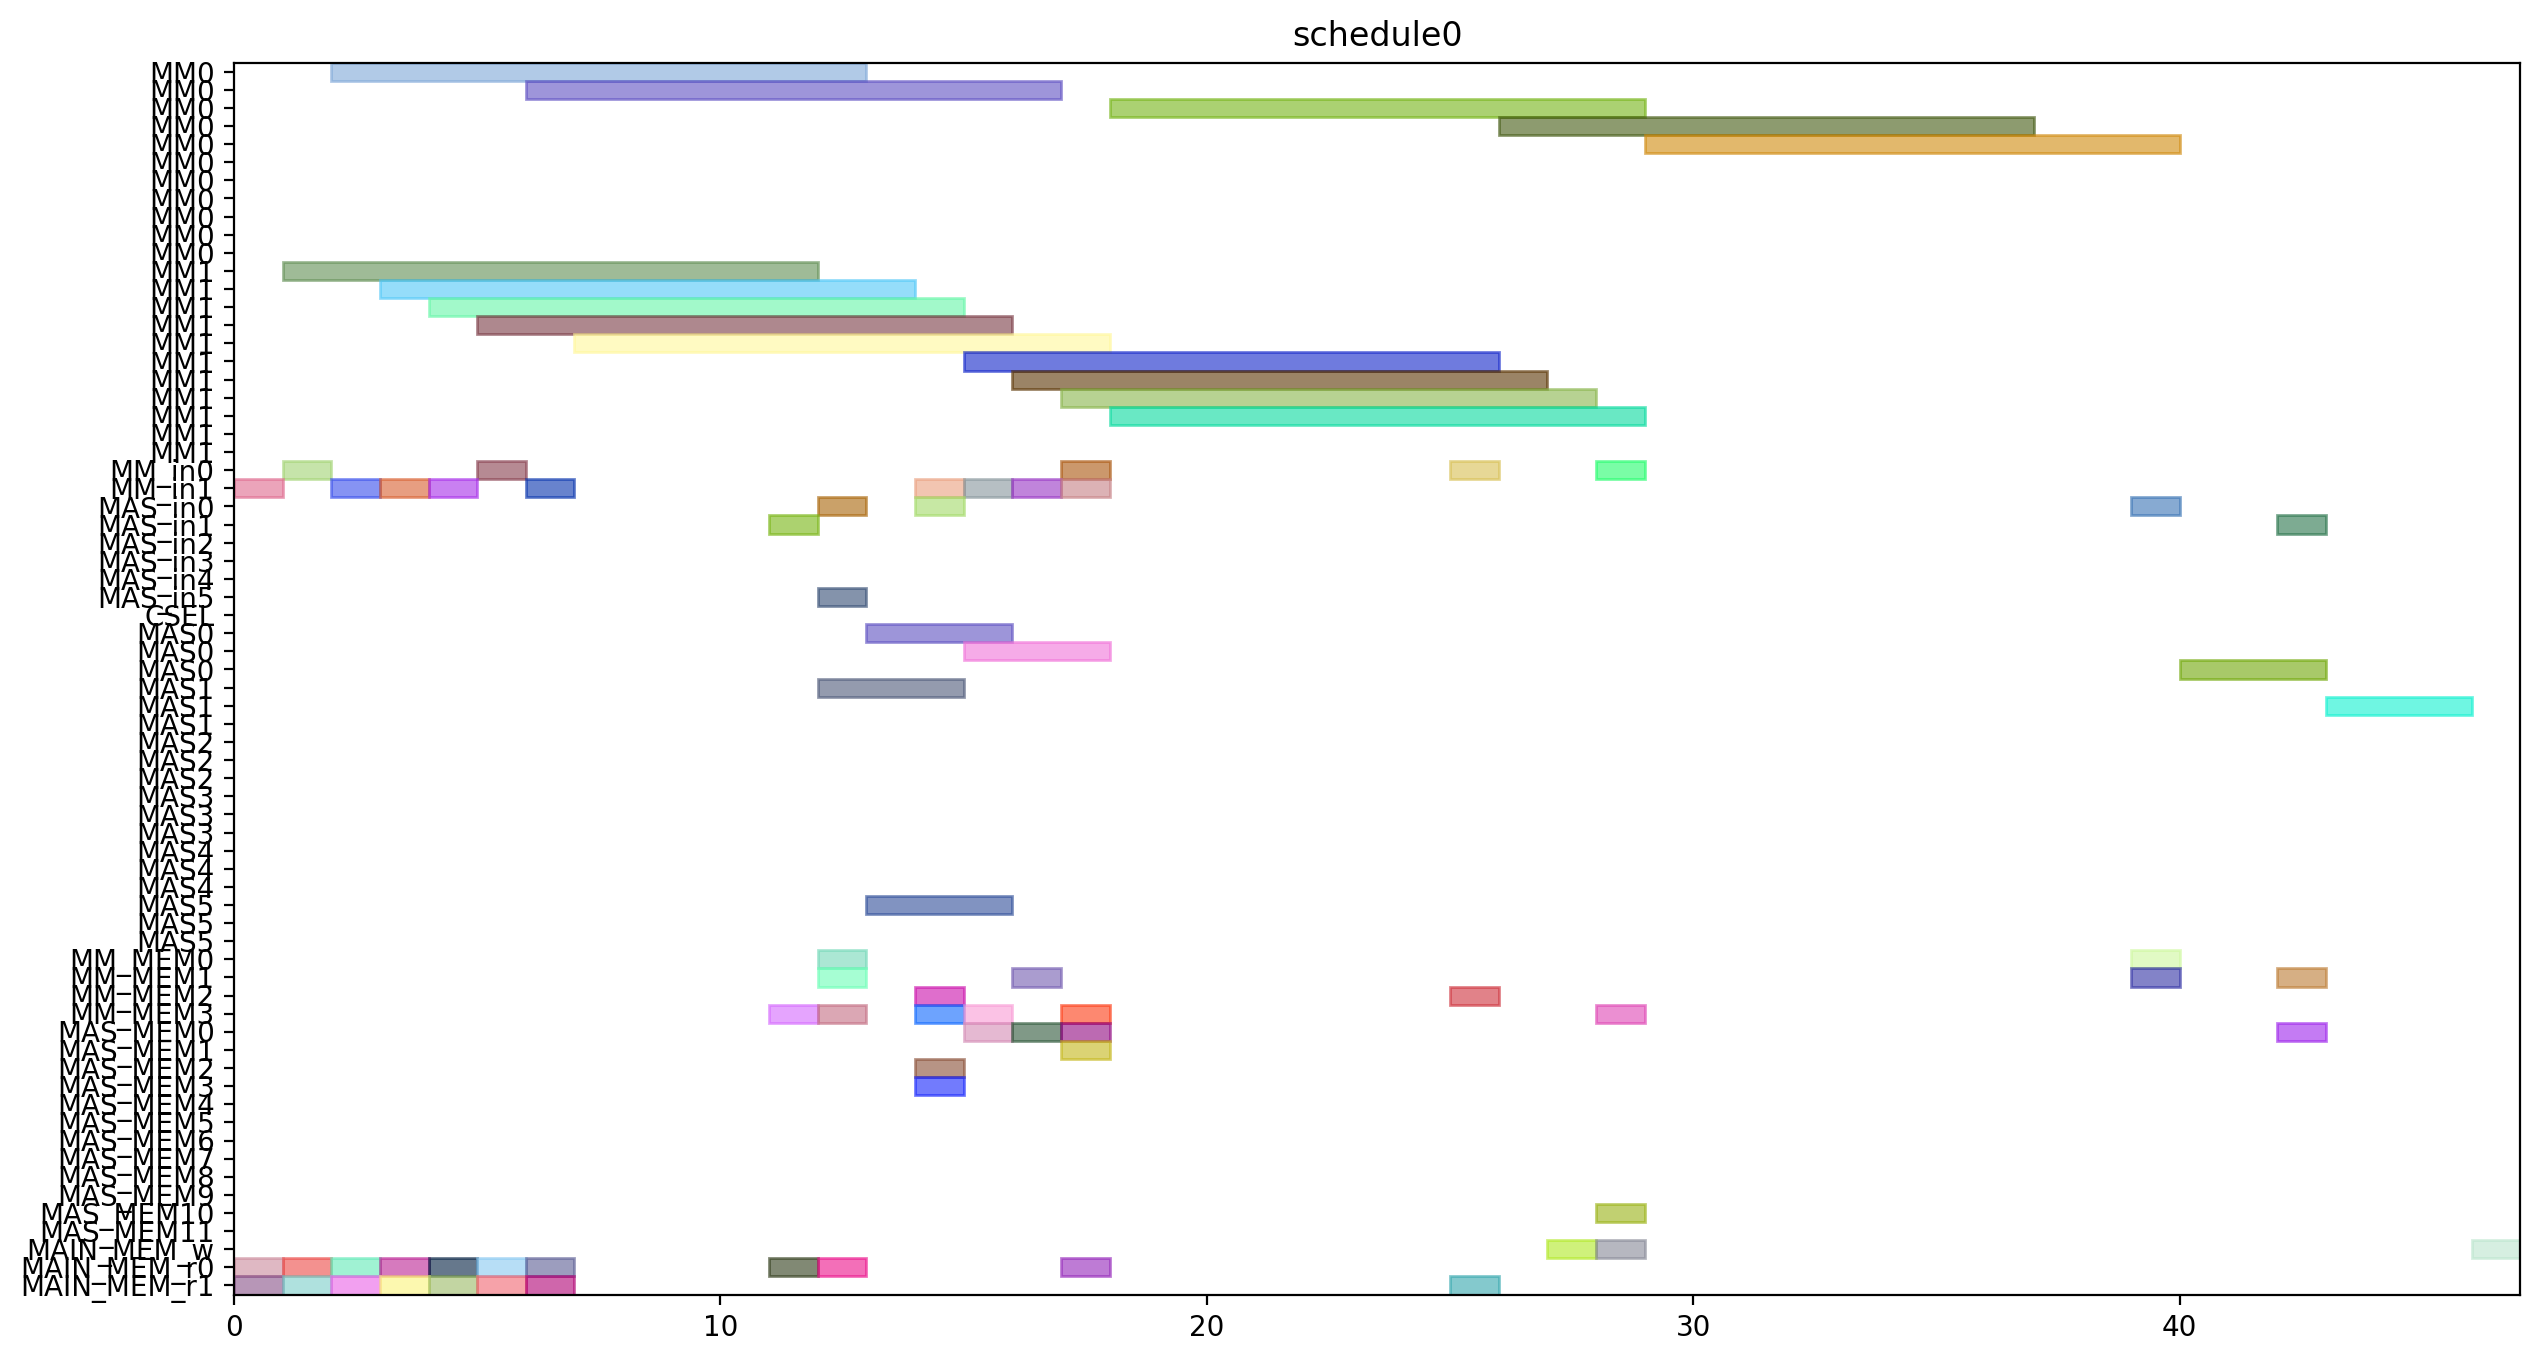

Write the Python code that produced this figure.
from pyschedule import Scenario, solvers, plotters, alt


def solve():
	horizon = 120
	S = Scenario("schedule0", horizon=horizon)

	# resource
	MM = S.Resources('MM', num=2, size=11)
	MM_in = S.Resources('MM_in', num=2)
	MAS_in = S.Resources('MAS_in', num=6)
	CSEL = S.Resource('CSEL')
	MAS = S.Resources('MAS', num=6, size=3, periods=range(1, horizon))
	MM_MEM = S.Resources('MM_MEM', num=4)
	MAS_MEM = S.Resources('MAS_MEM', num=12)
	MAIN_MEM_w = S.Resource('MAIN_MEM_w', size=1)
	MAIN_MEM_r = S.Resources('MAIN_MEM_r', num=2)

	# result of previous scheduling

	# new tasks
	r1 = S.Task('r1', length=11, delay_cost=1)
	r1 += alt(MM)
	r1_in = S.Task('r1_in', length=1, delay_cost=1)
	r1_in += alt(MM_in)
	S += r1_in*MM_in[0]<=r1*MM[0]
	S += r1_in*MM_in[1]<=r1*MM[1]
	r1_mem0 = S.Task('r1_mem0', length=1, delay_cost=1)
	r1_mem0 += MAIN_MEM_r[0]
	S += r1_mem0 <= r1

	r1_mem1 = S.Task('r1_mem1', length=1, delay_cost=1)
	r1_mem1 += MAIN_MEM_r[1]
	S += r1_mem1 <= r1

	r3 = S.Task('r3', length=11, delay_cost=1)
	r3 += alt(MM)
	r3_in = S.Task('r3_in', length=1, delay_cost=1)
	r3_in += alt(MM_in)
	S += r3_in*MM_in[0]<=r3*MM[0]
	S += r3_in*MM_in[1]<=r3*MM[1]
	r3_mem0 = S.Task('r3_mem0', length=1, delay_cost=1)
	r3_mem0 += MAIN_MEM_r[0]
	S += r3_mem0 <= r3

	r3_mem1 = S.Task('r3_mem1', length=1, delay_cost=1)
	r3_mem1 += MAIN_MEM_r[1]
	S += r3_mem1 <= r3

	r4 = S.Task('r4', length=11, delay_cost=1)
	r4 += alt(MM)
	r4_in = S.Task('r4_in', length=1, delay_cost=1)
	r4_in += alt(MM_in)
	S += r4_in*MM_in[0]<=r4*MM[0]
	S += r4_in*MM_in[1]<=r4*MM[1]
	r4_mem0 = S.Task('r4_mem0', length=1, delay_cost=1)
	r4_mem0 += MAIN_MEM_r[0]
	S += r4_mem0 <= r4

	r4_mem1 = S.Task('r4_mem1', length=1, delay_cost=1)
	r4_mem1 += MAIN_MEM_r[1]
	S += r4_mem1 <= r4

	r5 = S.Task('r5', length=11, delay_cost=1)
	r5 += alt(MM)
	r5_in = S.Task('r5_in', length=1, delay_cost=1)
	r5_in += alt(MM_in)
	S += r5_in*MM_in[0]<=r5*MM[0]
	S += r5_in*MM_in[1]<=r5*MM[1]
	r5_mem0 = S.Task('r5_mem0', length=1, delay_cost=1)
	r5_mem0 += MAIN_MEM_r[0]
	S += r5_mem0 <= r5

	r5_mem1 = S.Task('r5_mem1', length=1, delay_cost=1)
	r5_mem1 += MAIN_MEM_r[1]
	S += r5_mem1 <= r5

	r6 = S.Task('r6', length=11, delay_cost=1)
	r6 += alt(MM)
	r6_in = S.Task('r6_in', length=1, delay_cost=1)
	r6_in += alt(MM_in)
	S += r6_in*MM_in[0]<=r6*MM[0]
	S += r6_in*MM_in[1]<=r6*MM[1]
	r6_mem0 = S.Task('r6_mem0', length=1, delay_cost=1)
	r6_mem0 += MAIN_MEM_r[0]
	S += r6_mem0 <= r6

	r6_mem1 = S.Task('r6_mem1', length=1, delay_cost=1)
	r6_mem1 += MAIN_MEM_r[1]
	S += r6_mem1 <= r6

	r12 = S.Task('r12', length=11, delay_cost=1)
	r12 += alt(MM)
	r12_in = S.Task('r12_in', length=1, delay_cost=1)
	r12_in += alt(MM_in)
	S += r12_in*MM_in[0]<=r12*MM[0]
	S += r12_in*MM_in[1]<=r12*MM[1]
	r12_mem0 = S.Task('r12_mem0', length=1, delay_cost=1)
	r12_mem0 += MAIN_MEM_r[0]
	S += r12_mem0 <= r12

	r12_mem1 = S.Task('r12_mem1', length=1, delay_cost=1)
	r12_mem1 += MAIN_MEM_r[1]
	S += r12_mem1 <= r12

	r13 = S.Task('r13', length=11, delay_cost=1)
	r13 += alt(MM)
	r13_in = S.Task('r13_in', length=1, delay_cost=1)
	r13_in += alt(MM_in)
	S += r13_in*MM_in[0]<=r13*MM[0]
	S += r13_in*MM_in[1]<=r13*MM[1]
	r13_mem0 = S.Task('r13_mem0', length=1, delay_cost=1)
	r13_mem0 += MAIN_MEM_r[0]
	S += r13_mem0 <= r13

	r13_mem1 = S.Task('r13_mem1', length=1, delay_cost=1)
	r13_mem1 += MAIN_MEM_r[1]
	S += r13_mem1 <= r13

	r2 = S.Task('r2', length=3, delay_cost=1)
	r2 += alt(MAS)
	r2_in = S.Task('r2_in', length=1, delay_cost=1)
	r2_in += alt(MAS_in)
	S += r2_in*MAS_in[0]<=r2*MAS[0]

	S += r2_in*MAS_in[1]<=r2*MAS[1]

	S += r2_in*MAS_in[2]<=r2*MAS[2]

	S += r2_in*MAS_in[3]<=r2*MAS[3]

	S += r2_in*MAS_in[4]<=r2*MAS[4]

	S += r2_in*MAS_in[5]<=r2*MAS[5]

	r2_mem0 = S.Task('r2_mem0', length=1, delay_cost=1)
	r2_mem0 += alt(MM_MEM)
	S += (r1*MM[0])-1 < r2_mem0*MM_MEM[0]
	S += (r1*MM[1])-1 < r2_mem0*MM_MEM[2]
	S += r2_mem0 <= r2

	r2_mem1 = S.Task('r2_mem1', length=1, delay_cost=1)
	r2_mem1 += alt(MM_MEM)
	S += (r1*MM[0])-1 < r2_mem1*MM_MEM[1]
	S += (r1*MM[1])-1 < r2_mem1*MM_MEM[3]
	S += r2_mem1 <= r2

	r7 = S.Task('r7', length=3, delay_cost=1)
	r7 += alt(MAS)
	r7_in = S.Task('r7_in', length=1, delay_cost=1)
	r7_in += alt(MAS_in)
	S += r7_in*MAS_in[0]<=r7*MAS[0]

	S += r7_in*MAS_in[1]<=r7*MAS[1]

	S += r7_in*MAS_in[2]<=r7*MAS[2]

	S += r7_in*MAS_in[3]<=r7*MAS[3]

	S += r7_in*MAS_in[4]<=r7*MAS[4]

	S += r7_in*MAS_in[5]<=r7*MAS[5]

	r7_mem0 = S.Task('r7_mem0', length=1, delay_cost=1)
	r7_mem0 += alt(MM_MEM)
	S += (r5*MM[0])-1 < r7_mem0*MM_MEM[0]
	S += (r5*MM[1])-1 < r7_mem0*MM_MEM[2]
	S += r7_mem0 <= r7

	r7_mem1 = S.Task('r7_mem1', length=1, delay_cost=1)
	r7_mem1 += alt(MM_MEM)
	S += (r6*MM[0])-1 < r7_mem1*MM_MEM[1]
	S += (r6*MM[1])-1 < r7_mem1*MM_MEM[3]
	S += r7_mem1 <= r7

	r8 = S.Task('r8', length=3, delay_cost=1)
	r8 += alt(MAS)
	r8_in = S.Task('r8_in', length=1, delay_cost=1)
	r8_in += alt(MAS_in)
	S += r8_in*MAS_in[0]<=r8*MAS[0]

	S += r8_in*MAS_in[1]<=r8*MAS[1]

	S += r8_in*MAS_in[2]<=r8*MAS[2]

	S += r8_in*MAS_in[3]<=r8*MAS[3]

	S += r8_in*MAS_in[4]<=r8*MAS[4]

	S += r8_in*MAS_in[5]<=r8*MAS[5]

	r8_mem0 = S.Task('r8_mem0', length=1, delay_cost=1)
	r8_mem0 += MAIN_MEM_r[0]
	S += r8_mem0 <= r8

	r8_mem1 = S.Task('r8_mem1', length=1, delay_cost=1)
	r8_mem1 += alt(MM_MEM)
	S += (r4*MM[0])-1 < r8_mem1*MM_MEM[1]
	S += (r4*MM[1])-1 < r8_mem1*MM_MEM[3]
	S += r8_mem1 <= r8

	r10 = S.Task('r10', length=3, delay_cost=1)
	r10 += alt(MAS)
	r10_in = S.Task('r10_in', length=1, delay_cost=1)
	r10_in += alt(MAS_in)
	S += r10_in*MAS_in[0]<=r10*MAS[0]

	S += r10_in*MAS_in[1]<=r10*MAS[1]

	S += r10_in*MAS_in[2]<=r10*MAS[2]

	S += r10_in*MAS_in[3]<=r10*MAS[3]

	S += r10_in*MAS_in[4]<=r10*MAS[4]

	S += r10_in*MAS_in[5]<=r10*MAS[5]

	r10_mem0 = S.Task('r10_mem0', length=1, delay_cost=1)
	r10_mem0 += MAIN_MEM_r[0]
	S += r10_mem0 <= r10

	r10_mem1 = S.Task('r10_mem1', length=1, delay_cost=1)
	r10_mem1 += alt(MM_MEM)
	S += (r4*MM[0])-1 < r10_mem1*MM_MEM[1]
	S += (r4*MM[1])-1 < r10_mem1*MM_MEM[3]
	S += r10_mem1 <= r10

	r9 = S.Task('r9', length=11, delay_cost=1)
	r9 += alt(MM)
	r9_in = S.Task('r9_in', length=1, delay_cost=1)
	r9_in += alt(MM_in)
	S += r9_in*MM_in[0]<=r9*MM[0]
	S += r9_in*MM_in[1]<=r9*MM[1]
	r9_mem0 = S.Task('r9_mem0', length=1, delay_cost=1)
	r9_mem0 += MAIN_MEM_r[0]
	S += r9_mem0 <= r9

	r9_mem1 = S.Task('r9_mem1', length=1, delay_cost=1)
	r9_mem1 += alt(MAS_MEM)
	S += (r7*MAS[0])-1 < r9_mem1*MAS_MEM[1]
	S += (r7*MAS[1])-1 < r9_mem1*MAS_MEM[3]
	S += (r7*MAS[2])-1 < r9_mem1*MAS_MEM[5]
	S += (r7*MAS[3])-1 < r9_mem1*MAS_MEM[7]
	S += (r7*MAS[4])-1 < r9_mem1*MAS_MEM[9]
	S += (r7*MAS[5])-1 < r9_mem1*MAS_MEM[11]
	S += r9_mem1 <= r9

	r11 = S.Task('r11', length=11, delay_cost=1)
	r11 += alt(MM)
	r11_in = S.Task('r11_in', length=1, delay_cost=1)
	r11_in += alt(MM_in)
	S += r11_in*MM_in[0]<=r11*MM[0]
	S += r11_in*MM_in[1]<=r11*MM[1]
	r11_mem0 = S.Task('r11_mem0', length=1, delay_cost=1)
	r11_mem0 += alt(MAS_MEM)
	S += (r10*MAS[0])-1 < r11_mem0*MAS_MEM[0]
	S += (r10*MAS[1])-1 < r11_mem0*MAS_MEM[2]
	S += (r10*MAS[2])-1 < r11_mem0*MAS_MEM[4]
	S += (r10*MAS[3])-1 < r11_mem0*MAS_MEM[6]
	S += (r10*MAS[4])-1 < r11_mem0*MAS_MEM[8]
	S += (r10*MAS[5])-1 < r11_mem0*MAS_MEM[10]
	S += r11_mem0 <= r11

	r11_mem1 = S.Task('r11_mem1', length=1, delay_cost=1)
	r11_mem1 += alt(MAS_MEM)
	S += (r10*MAS[0])-1 < r11_mem1*MAS_MEM[1]
	S += (r10*MAS[1])-1 < r11_mem1*MAS_MEM[3]
	S += (r10*MAS[2])-1 < r11_mem1*MAS_MEM[5]
	S += (r10*MAS[3])-1 < r11_mem1*MAS_MEM[7]
	S += (r10*MAS[4])-1 < r11_mem1*MAS_MEM[9]
	S += (r10*MAS[5])-1 < r11_mem1*MAS_MEM[11]
	S += r11_mem1 <= r11

	PX_new = S.Task('PX_new', length=11, delay_cost=1)
	PX_new += alt(MM)
	PX_new_in = S.Task('PX_new_in', length=1, delay_cost=1)
	PX_new_in += alt(MM_in)
	S += PX_new_in*MM_in[0]<=PX_new*MM[0]
	S += PX_new_in*MM_in[1]<=PX_new*MM[1]
	S += 0<PX_new

	PX_new_w = S.Task('PX_new_w', length=1, delay_cost=1)
	PX_new_w += alt(MAIN_MEM_w)
	S += PX_new <= PX_new_w

	PX_new_mem0 = S.Task('PX_new_mem0', length=1, delay_cost=1)
	PX_new_mem0 += alt(MAS_MEM)
	S += (r2*MAS[0])-1 < PX_new_mem0*MAS_MEM[0]
	S += (r2*MAS[1])-1 < PX_new_mem0*MAS_MEM[2]
	S += (r2*MAS[2])-1 < PX_new_mem0*MAS_MEM[4]
	S += (r2*MAS[3])-1 < PX_new_mem0*MAS_MEM[6]
	S += (r2*MAS[4])-1 < PX_new_mem0*MAS_MEM[8]
	S += (r2*MAS[5])-1 < PX_new_mem0*MAS_MEM[10]
	S += PX_new_mem0 <= PX_new

	PX_new_mem1 = S.Task('PX_new_mem1', length=1, delay_cost=1)
	PX_new_mem1 += alt(MM_MEM)
	S += (r12*MM[0])-1 < PX_new_mem1*MM_MEM[1]
	S += (r12*MM[1])-1 < PX_new_mem1*MM_MEM[3]
	S += PX_new_mem1 <= PX_new

	r14 = S.Task('r14', length=11, delay_cost=1)
	r14 += alt(MM)
	r14_in = S.Task('r14_in', length=1, delay_cost=1)
	r14_in += alt(MM_in)
	S += r14_in*MM_in[0]<=r14*MM[0]
	S += r14_in*MM_in[1]<=r14*MM[1]
	r14_mem0 = S.Task('r14_mem0', length=1, delay_cost=1)
	r14_mem0 += alt(MAS_MEM)
	S += (r2*MAS[0])-1 < r14_mem0*MAS_MEM[0]
	S += (r2*MAS[1])-1 < r14_mem0*MAS_MEM[2]
	S += (r2*MAS[2])-1 < r14_mem0*MAS_MEM[4]
	S += (r2*MAS[3])-1 < r14_mem0*MAS_MEM[6]
	S += (r2*MAS[4])-1 < r14_mem0*MAS_MEM[8]
	S += (r2*MAS[5])-1 < r14_mem0*MAS_MEM[10]
	S += r14_mem0 <= r14

	r14_mem1 = S.Task('r14_mem1', length=1, delay_cost=1)
	r14_mem1 += alt(MM_MEM)
	S += (r3*MM[0])-1 < r14_mem1*MM_MEM[1]
	S += (r3*MM[1])-1 < r14_mem1*MM_MEM[3]
	S += r14_mem1 <= r14

	Z1_new = S.Task('Z1_new', length=11, delay_cost=1)
	Z1_new += alt(MM)
	Z1_new_in = S.Task('Z1_new_in', length=1, delay_cost=1)
	Z1_new_in += alt(MM_in)
	S += Z1_new_in*MM_in[0]<=Z1_new*MM[0]
	S += Z1_new_in*MM_in[1]<=Z1_new*MM[1]
	S += 0<Z1_new

	Z1_new_w = S.Task('Z1_new_w', length=1, delay_cost=1)
	Z1_new_w += alt(MAIN_MEM_w)
	S += Z1_new <= Z1_new_w

	Z1_new_mem0 = S.Task('Z1_new_mem0', length=1, delay_cost=1)
	Z1_new_mem0 += alt(MAS_MEM)
	S += (r2*MAS[0])-1 < Z1_new_mem0*MAS_MEM[0]
	S += (r2*MAS[1])-1 < Z1_new_mem0*MAS_MEM[2]
	S += (r2*MAS[2])-1 < Z1_new_mem0*MAS_MEM[4]
	S += (r2*MAS[3])-1 < Z1_new_mem0*MAS_MEM[6]
	S += (r2*MAS[4])-1 < Z1_new_mem0*MAS_MEM[8]
	S += (r2*MAS[5])-1 < Z1_new_mem0*MAS_MEM[10]
	S += Z1_new_mem0 <= Z1_new

	Z1_new_mem1 = S.Task('Z1_new_mem1', length=1, delay_cost=1)
	Z1_new_mem1 += alt(MM_MEM)
	S += (r13*MM[0])-1 < Z1_new_mem1*MM_MEM[1]
	S += (r13*MM[1])-1 < Z1_new_mem1*MM_MEM[3]
	S += Z1_new_mem1 <= Z1_new

	r15 = S.Task('r15', length=11, delay_cost=1)
	r15 += alt(MM)
	r15_in = S.Task('r15_in', length=1, delay_cost=1)
	r15_in += alt(MM_in)
	S += r15_in*MM_in[0]<=r15*MM[0]
	S += r15_in*MM_in[1]<=r15*MM[1]
	r15_mem0 = S.Task('r15_mem0', length=1, delay_cost=1)
	r15_mem0 += alt(MAS_MEM)
	S += (r8*MAS[0])-1 < r15_mem0*MAS_MEM[0]
	S += (r8*MAS[1])-1 < r15_mem0*MAS_MEM[2]
	S += (r8*MAS[2])-1 < r15_mem0*MAS_MEM[4]
	S += (r8*MAS[3])-1 < r15_mem0*MAS_MEM[6]
	S += (r8*MAS[4])-1 < r15_mem0*MAS_MEM[8]
	S += (r8*MAS[5])-1 < r15_mem0*MAS_MEM[10]
	S += r15_mem0 <= r15

	r15_mem1 = S.Task('r15_mem1', length=1, delay_cost=1)
	r15_mem1 += alt(MM_MEM)
	S += (r9*MM[0])-1 < r15_mem1*MM_MEM[1]
	S += (r9*MM[1])-1 < r15_mem1*MM_MEM[3]
	S += r15_mem1 <= r15

	r16 = S.Task('r16', length=11, delay_cost=1)
	r16 += alt(MM)
	r16_in = S.Task('r16_in', length=1, delay_cost=1)
	r16_in += alt(MM_in)
	S += r16_in*MM_in[0]<=r16*MM[0]
	S += r16_in*MM_in[1]<=r16*MM[1]
	r16_mem0 = S.Task('r16_mem0', length=1, delay_cost=1)
	r16_mem0 += alt(MM_MEM)
	S += (r11*MM[0])-1 < r16_mem0*MM_MEM[0]
	S += (r11*MM[1])-1 < r16_mem0*MM_MEM[2]
	S += r16_mem0 <= r16

	r16_mem1 = S.Task('r16_mem1', length=1, delay_cost=1)
	r16_mem1 += MAIN_MEM_r[1]
	S += r16_mem1 <= r16

	r17 = S.Task('r17', length=3, delay_cost=1)
	r17 += alt(MAS)
	r17_in = S.Task('r17_in', length=1, delay_cost=1)
	r17_in += alt(MAS_in)
	S += r17_in*MAS_in[0]<=r17*MAS[0]

	S += r17_in*MAS_in[1]<=r17*MAS[1]

	S += r17_in*MAS_in[2]<=r17*MAS[2]

	S += r17_in*MAS_in[3]<=r17*MAS[3]

	S += r17_in*MAS_in[4]<=r17*MAS[4]

	S += r17_in*MAS_in[5]<=r17*MAS[5]

	r17_mem0 = S.Task('r17_mem0', length=1, delay_cost=1)
	r17_mem0 += alt(MM_MEM)
	S += (r14*MM[0])-1 < r17_mem0*MM_MEM[0]
	S += (r14*MM[1])-1 < r17_mem0*MM_MEM[2]
	S += r17_mem0 <= r17

	r17_mem1 = S.Task('r17_mem1', length=1, delay_cost=1)
	r17_mem1 += alt(MM_MEM)
	S += (r15*MM[0])-1 < r17_mem1*MM_MEM[1]
	S += (r15*MM[1])-1 < r17_mem1*MM_MEM[3]
	S += r17_mem1 <= r17

	PY_new = S.Task('PY_new', length=3, delay_cost=1)
	PY_new += alt(MAS)
	PY_new_in = S.Task('PY_new_in', length=1, delay_cost=1)
	PY_new_in += alt(MAS_in)
	S += PY_new_in*MAS_in[0]<=PY_new*MAS[0]

	S += PY_new_in*MAS_in[1]<=PY_new*MAS[1]

	S += PY_new_in*MAS_in[2]<=PY_new*MAS[2]

	S += PY_new_in*MAS_in[3]<=PY_new*MAS[3]

	S += PY_new_in*MAS_in[4]<=PY_new*MAS[4]

	S += PY_new_in*MAS_in[5]<=PY_new*MAS[5]

	S += 0<PY_new

	PY_new_w = S.Task('PY_new_w', length=1, delay_cost=1)
	PY_new_w += alt(MAIN_MEM_w)
	S += PY_new <= PY_new_w

	PY_new_mem0 = S.Task('PY_new_mem0', length=1, delay_cost=1)
	PY_new_mem0 += alt(MAS_MEM)
	S += (r17*MAS[0])-1 < PY_new_mem0*MAS_MEM[0]
	S += (r17*MAS[1])-1 < PY_new_mem0*MAS_MEM[2]
	S += (r17*MAS[2])-1 < PY_new_mem0*MAS_MEM[4]
	S += (r17*MAS[3])-1 < PY_new_mem0*MAS_MEM[6]
	S += (r17*MAS[4])-1 < PY_new_mem0*MAS_MEM[8]
	S += (r17*MAS[5])-1 < PY_new_mem0*MAS_MEM[10]
	S += PY_new_mem0 <= PY_new

	PY_new_mem1 = S.Task('PY_new_mem1', length=1, delay_cost=1)
	PY_new_mem1 += alt(MM_MEM)
	S += (r16*MM[0])-1 < PY_new_mem1*MM_MEM[1]
	S += (r16*MM[1])-1 < PY_new_mem1*MM_MEM[3]
	S += PY_new_mem1 <= PY_new

	solvers.mip.solve(S,msg=1,kind='CPLEX',ratio_gap=1.01)

	solution = [['hoge']*len(S.solution()[1]) for i in range(len(S.solution()))]
	for i in range(len(S.solution())):
		for j in range(len(S.solution()[i])):
			solution[i][j]=str(S.solution()[i][j])
	print(solution)

	cycles = int(solution[-1][3])

	pic_file_name = "/mnt/rose/usr1/fukuda/ABE/multiRAM_multiMAS_16mux/scheduling_result/stage11MM2_stage3MAS6/EP_YRECOVER/schedule0.png"
	if(S.solution() != []):
		plotters.matplotlib.plot(S,img_filename=pic_file_name, show_task_labels=False, fig_size=(cycles*0.25+3, 8))

	return solution
